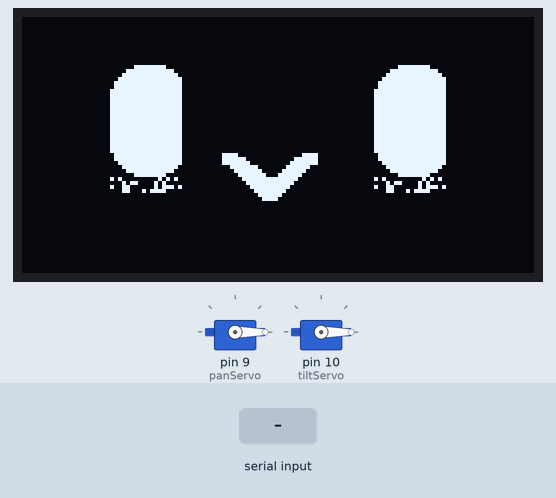
The sketch below on a simulated Arduino Uno, built with avr-gcc and run on an emulated ATmega328P. Parts: 128×64 one-colour display, 2 × servo. Inputs (shaded band) come from the test bench. Random numbers use the default seed unless the sketch sets one; what the sketch prints to the serial monitor is not drawn.

Above: at 1.2 s.
1.3 s: "PERSON\n" received over the second serial link
At 3.37 s:
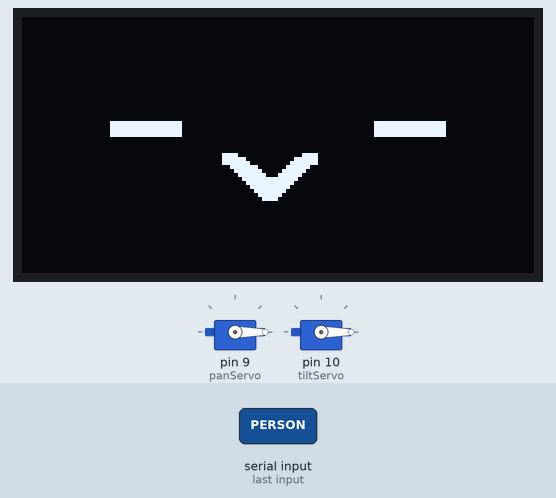
4.3 s: "1\n" received over the second serial link
At 31.1 s:
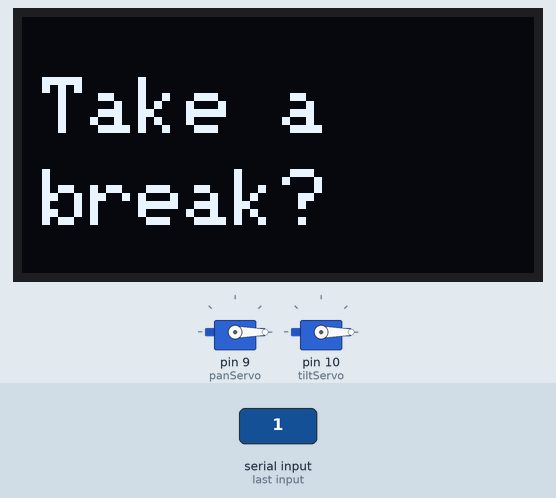
Timing chart, 0 to 31.5 s (numbered marks = the images above; inputs shaded):
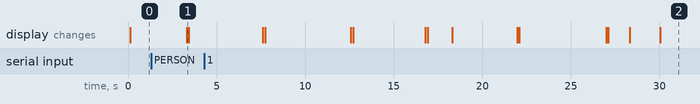

The sketch:

arduino_nano1.ino
```cpp
#include <SPI.h>
#include <Wire.h>
#include <Adafruit_GFX.h>
#include <Adafruit_SSD1306.h>
#include <Servo.h>
#include <SoftwareSerial.h>


#define SCREEN_WIDTH 128
#define SCREEN_HEIGHT 64
#define OLED_RESET     -1
#define SCREEN_ADDRESS 0x3C

// Camera TX -> D2
SoftwareSerial CameraSerial(2, 3);


Servo panServo;   // Servo for horizontal movement (Left/Right)  pin 9
Servo tiltServo;  // Servo for vertical movement (Up/Down)       pin 10


enum Expression {
  HAPPY,
  SAD,
  ANGRY,
  SURPRISED,
  NUM_EXPRESSIONS
};

// Simplified sub-states for the active idle loop
enum IdleState {
  IDLE_NORMAL_SMILE,
  IDLE_BLUSHING
};

Expression currentExpression = HAPPY;
IdleState currentIdleState = IDLE_NORMAL_SMILE;

unsigned long nextBlinkTime = 0;
unsigned long blinkEndTime = 0;
bool isBlinking = false;

unsigned long nextIdleBehaviorTime = 0;

bool lastButtonState = HIGH;
unsigned long lastDebounceTime = 0;
const unsigned long DEBOUNCE_DELAY = 50;

Adafruit_SSD1306 display(SCREEN_WIDTH, SCREEN_HEIGHT, &Wire, OLED_RESET);

// --- RESTORED ORIGINAL EYE BITMAPS (18x32 px) ---
const unsigned char PROGMEM eye_normal[] = {
  0x03, 0xfc, 0x00, 0x0f, 0xff, 0x00, 0x1f, 0xff, 0x80, 0x3f, 0xff, 0xc0,
  0x7f, 0xff, 0xe0, 0x7f, 0xff, 0xe0, 0xff, 0xff, 0xf0, 0xff, 0xff, 0xf0,
  0xff, 0xff, 0xf0, 0xff, 0xff, 0xf0, 0xff, 0xff, 0xf0, 0xff, 0xff, 0xf0,
  0xff, 0xff, 0xf0, 0xff, 0xff, 0xf0, 0xff, 0xff, 0xf0, 0xff, 0xff, 0xf0,
  0xff, 0xff, 0xf0, 0xff, 0xff, 0xf0, 0xff, 0xff, 0xf0, 0xff, 0xff, 0xf0,
  0xff, 0xff, 0xf0, 0xff, 0xff, 0xf0, 0x7f, 0xff, 0xe0, 0x7f, 0xff, 0xe0,
  0x3f, 0xff, 0xc0, 0x1f, 0xff, 0x80, 0x0f, 0xff, 0x00, 0x03, 0xfc, 0x00
};

const unsigned char PROGMEM eye_closed_left[] = {
  0xfe, 0x00, 0x00, 0xff, 0x80, 0x00, 0xff, 0xe0, 0x00, 0x3f, 0xf8, 0x00,
  0x0f, 0xfe, 0x00, 0x03, 0xff, 0x80, 0x00, 0xff, 0xe0, 0x00, 0x7f, 0xf8,
  0x00, 0x3f, 0xfe, 0x00, 0x1f, 0xff, 0x00, 0x1f, 0xff, 0x00, 0x3f, 0xfe,
  0x00, 0xff, 0xf8, 0x01, 0xff, 0xf0, 0x03, 0xff, 0xe0, 0x07, 0xff, 0xc0,
  0x0f, 0xff, 0x80, 0x0f, 0xff, 0x00, 0x0f, 0xfe, 0x00, 0x07, 0xfc, 0x00,
  0x03, 0xf8, 0x00, 0x01, 0xf0, 0x00, 0x00, 0xe0, 0x00, 0x00, 0x40, 0x00,
  0x00, 0x00, 0x00, 0x00, 0x00, 0x00, 0x00, 0x00, 0x00, 0x00, 0x00, 0x00
};


const unsigned char PROGMEM eye_closed_right[] = {
  0x00, 0x00, 0x7f, 0x00, 0x01, 0xff, 0x00, 0x07, 0xff, 0x00, 0x1f, 0xfc,
  0x00, 0x7f, 0xf0, 0x01, 0xff, 0xc0, 0x07, 0xff, 0x00, 0x1f, 0xfe, 0x00,
  0x7f, 0xfc, 0x00, 0xff, 0xf8, 0x00, 0xff, 0xf8, 0x00, 0x7f, 0xfc, 0x00,
  0x1f, 0xff, 0x00, 0x0f, 0xff, 0x80, 0x07, 0xff, 0xc0, 0x03, 0xff, 0xe0,
  0x01, 0xff, 0xf0, 0x00, 0xff, 0xf0, 0x00, 0x7f, 0xf0, 0x00, 0x3f, 0xe0,
  0x00, 0x1f, 0xc0, 0x00, 0x0f, 0x80, 0x00, 0x07, 0x00, 0x00, 0x02, 0x00,
  0x00, 0x00, 0x00, 0x00, 0x00, 0x00, 0x00, 0x00, 0x00, 0x00, 0x00, 0x00
};

// Left Eye - Open glare, slanting downwards to the inner right corner
const unsigned char PROGMEM eye_angry_left[] = {
  0x00, 0x00, 0x00, 0x00, 0x00, 0x00, 0x00, 0x00, 0x00, 0x00, 0x00, 0x00,
  0x00, 0x00, 0x00, 0x00, 0x00, 0x00, 0x00, 0x00, 0x00, 0x00, 0x00, 0x00,
  0x00, 0x00, 0x00, 0x00, 0x00, 0x00, 0x04, 0x00, 0x00, 0x0f, 0x00, 0x00,
  0x0f, 0xe0, 0x00, 0x0f, 0xfc, 0x00, 0x0f, 0xc7, 0x00, 0x1f, 0x83, 0xe0,
  0x0f, 0x83, 0xf8, 0x0f, 0x83, 0xf8, 0x0f, 0xc7, 0xf8, 0x0f, 0xff, 0xf8,
  0x07, 0xff, 0xf0, 0x03, 0xff, 0xe0, 0x01, 0xff, 0xc0, 0x00, 0xff, 0x80,
  0x00, 0x08, 0x00, 0x00, 0x00, 0x00, 0x00, 0x00, 0x00, 0x00, 0x00, 0x00
};

// Right Eye - Open glare, slanting downwards to the inner left corner
const unsigned char PROGMEM eye_angry_right[] = {
  0x00, 0x00, 0x00, 0x00, 0x00, 0x00, 0x00, 0x00, 0x00, 0x00, 0x00, 0x00,
  0x00, 0x00, 0x00, 0x00, 0x00, 0x00, 0x00, 0x00, 0x00, 0x00, 0x00, 0x00,
  0x00, 0x00, 0x00, 0x00, 0x00, 0x00, 0x00, 0x00, 0x30, 0x00, 0x00, 0xf8,
  0x00, 0x07, 0xf8, 0x00, 0x3f, 0xf8, 0x00, 0xe3, 0xf8, 0x07, 0xc1, 0xfc,
  0x0f, 0xc1, 0xf8, 0x0f, 0xc1, 0xf8, 0x0f, 0xe3, 0xf8, 0x0f, 0xff, 0xf8,
  0x07, 0xff, 0xf0, 0x03, 0xff, 0xe0, 0x01, 0xff, 0xc0, 0x00, 0xff, 0x80,
  0x00, 0x08, 0x00, 0x00, 0x00, 0x00, 0x00, 0x00, 0x00, 0x00, 0x00, 0x00
};


const unsigned char PROGMEM eye_sad_left[] = {
  0x00, 0x1c, 0x00, 0x00, 0x7f, 0x00, 0x00, 0xff, 0x80, 0x01, 0xff, 0xc0,
  0x03, 0xff, 0xe0, 0x07, 0xff, 0xf0, 0x0f, 0xff, 0xf0, 0x1f, 0xff, 0xf0,
  0x3f, 0xff, 0xf0, 0x7f, 0xff, 0xf0, 0xff, 0xff, 0xf0, 0xff, 0xff, 0xf0,
  0xff, 0xff, 0xf0, 0xff, 0xff, 0xf0, 0xff, 0xff, 0xf0, 0xff, 0xff, 0xf0,
  0xff, 0xff, 0xf0, 0xff, 0xff, 0xf0, 0xff, 0xff, 0xf0, 0xff, 0xff, 0xf0,
  0xff, 0xff, 0xf0, 0xff, 0xff, 0xf0, 0x7f, 0xff, 0xe0, 0x7f, 0xff, 0xe0,
  0x3f, 0xff, 0xc0, 0x1f, 0xff, 0x80, 0x0f, 0xff, 0x00, 0x03, 0xfc, 0x00
};

const unsigned char PROGMEM eye_sad_right[] = {
  0x03, 0x80, 0x00, 0x0f, 0xe0, 0x00, 0x1f, 0xf8, 0x00, 0x3f, 0xfc, 0x00,
  0x7f, 0xfe, 0x00, 0xff, 0xff, 0x00, 0xff, 0xff, 0x80, 0xff, 0xff, 0xc0,
  0xff, 0xff, 0xe0, 0xff, 0xff, 0xf0, 0xff, 0xff, 0xf0, 0xff, 0xff, 0xf0,
  0xff, 0xff, 0xf0, 0xff, 0xff, 0xf0, 0xff, 0xff, 0xf0, 0xff, 0xff, 0xf0,
  0xff, 0xff, 0xf0, 0xff, 0xff, 0xf0, 0xff, 0xff, 0xf0, 0xff, 0xff, 0xf0,
  0xff, 0xff, 0xf0, 0xff, 0xff, 0xf0, 0x7f, 0xff, 0xe0, 0x7f, 0xff, 0xe0,
  0x3f, 0xff, 0xc0, 0x1f, 0xff, 0x80, 0x0f, 0xff, 0x00, 0x03, 0xfc, 0x00
};

const unsigned char PROGMEM eye_surprised[] = {
  0x01, 0xf8, 0x00, 0x07, 0xfe, 0x00, 0x0f, 0xff, 0x00, 0x1f, 0xff, 0x80,
  0x3f, 0xff, 0xc0, 0x3f, 0xff, 0xc0, 0x7f, 0xff, 0xe0, 0x7f, 0xff, 0xe0,
  0x7f, 0xff, 0xe0, 0x7f, 0xff, 0xe0, 0x7f, 0xff, 0xe0, 0x7f, 0xff, 0xe0,
  0x7f, 0xff, 0xe0, 0x7f, 0xff, 0xe0, 0x7f, 0xff, 0xe0, 0x7f, 0xff, 0xe0,
  0x3f, 0xff, 0xc0, 0x3f, 0xff, 0xc0, 0x1f, 0xff, 0x80, 0x0f, 0xff, 0x00,
  0x07, 0xfe, 0x00, 0x01, 0xf8, 0x00
};

// --- CLEAN BITMAP MOUTHS ---
// 1. Smile Mouth (28x12 px)
const unsigned char PROGMEM mouth_smile_large[] = {
  0xf0, 0x00, 0x0f, 0x00, 0xfc, 0x00, 0x3f, 0x00, 0xfe, 0x00, 0x7f, 0x00,
  0x3f, 0x80, 0xfc, 0x00, 0x1f, 0xc1, 0xf8, 0x00, 0x0f, 0xe3, 0xf0, 0x00,
  0x07, 0xff, 0xe0, 0x00, 0x03, 0xff, 0xc0, 0x00, 0x01, 0xff, 0x80, 0x00,
  0x00, 0xff, 0x00, 0x00, 0x00, 0x7e, 0x00, 0x00, 0x00, 0x3c, 0x00, 0x00
};

// 2. Sad Mouth (28x12 px)
const unsigned char PROGMEM mouth_sad_large[] = {
  0x00, 0x3c, 0x00, 0x00, 0x00, 0x7e, 0x00, 0x00, 0x00, 0xff, 0x00, 0x00,
  0x01, 0xff, 0x80, 0x00, 0x03, 0xff, 0xc0, 0x00, 0x07, 0xff, 0xe0, 0x00,
  0x0f, 0xe3, 0xf0, 0x00, 0x1f, 0xc1, 0xf8, 0x00, 0x3f, 0x80, 0xfc, 0x00,
  0xfe, 0x00, 0x7f, 0x00, 0xfc, 0x00, 0x3f, 0x00, 0xf0, 0x00, 0x0f, 0x00
};

// 3. Surprised Mouth (16x16 px)
const unsigned char PROGMEM mouth_open_large[] = {
  0x07, 0xe0, 0x1f, 0xf8, 0x3f, 0xfc, 0x7f, 0xfe, 0x7c, 0x3e, 0xf8, 0x1f,
  0xf8, 0x1f, 0xf8, 0x1f, 0xf8, 0x1f, 0xf8, 0x1f, 0xf8, 0x1f, 0x7c, 0x3e,
  0x7f, 0xfe, 0x3f, 0xfc, 0x1f, 0xf8, 0x07, 0xe0
};


// ----------------------
// Servo Settings
// ----------------------

const int PAN_CENTER = 0;
const int TILT_CENTER = 0;

const int PAN_LEFT = -20;
const int PAN_RIGHT = 20;

const int TILT_UP = -20;
const int TILT_DOWN = 20;


// ----------------------------
// Reminder System
// ----------------------------

// ===== Variables =====
const unsigned long REMINDER_INTERVAL = 30000;   // every 30 seconds
const unsigned long REMINDER_DURATION = 5000;    // show for 5 seconds

String reminders[] =
{
  "Take a break?",
  "Sip time!",
  "Let's do this!"
};

const int totalReminders = sizeof(reminders) / sizeof(reminders[0]);

int reminderIndex = 0;

bool showingReminder = false;

unsigned long lastReminderTime = 0;
unsigned long reminderStartTime = 0;


void setup() {
  Serial.begin(9600);
  CameraSerial.begin(9600);

  if(!display.begin(SSD1306_SWITCHCAPVCC, SCREEN_ADDRESS)) {
    Serial.println(F("SSD1306 allocation failed"));
    for(;;);
  }
  display.begin(SSD1306_SWITCHCAPVCC, SCREEN_ADDRESS);
  display.setTextColor(SSD1306_WHITE);
  display.setTextWrap(false);

  display.clearDisplay();
  display.display();

  randomSeed(analogRead(A0));

  nextBlinkTime = millis() + random(2000, 4000);
  nextIdleBehaviorTime = millis() + random(3000, 6000);


  //  Setting up Servos
  panServo.attach(9);   // Connect Pan servo to Pin 9
  tiltServo.attach(10);  // Connect Tilt servo to Pin 10


  // panServo.write(PAN_CENTER);
  // tiltServo.write(TILT_CENTER);

  // // Shake 3 times
  // for (int i = 0; i < 2; i++)
  // {
  //   panServo.write(LEFT);
  //   delay(180);

  //   panServo.write(RIGHT);
  //   delay(180);
  // }

  // // Return to center
  // panServo.write(CENTER);
  // delay(150);

  // panServo.write(PAN_CENTER);
  // delay(200);

  // Excited spinning movement
    //Look left + tilt up
    panServo.write(-20);
    tiltServo.write(-20);
    // delay(200);


    // Look right + tilt down
    // panServo.write(PAN_RIGHT);
    // tiltServo.write(TILT_DOWN);
    // delay(200);


  // Happy little wiggle
  // for (int i = 0; i < 4; i++)
  // {
  //   panServo.write(-15);
  //   tiltServo.write(-10);
  //   delay(120);

  //   panServo.write(15);
  //   tiltServo.write(10);
  //   delay(120);
  // }


  // Return to normal
  panServo.write(PAN_CENTER);
  tiltServo.write(TILT_CENTER);
}


void manageBlinkTimer() {
  unsigned long currentTime = millis();

  if (!isBlinking && currentTime >= nextBlinkTime) {
    isBlinking = true;
    blinkEndTime = currentTime + 130;
  }
  else if (isBlinking && currentTime >= blinkEndTime) {
    isBlinking = false;
    nextBlinkTime = currentTime + random(3000, 6000);
  }
}


void manageIdleAnimations() {
  if (currentExpression != HAPPY) return;

  unsigned long currentTime = millis();

  if (currentTime >= nextIdleBehaviorTime) {
    // Alternates strictly between Normal Smile (0) and Blushing (1)
    int randPick = random(0, 2);
    currentIdleState = (IdleState)randPick;
    nextIdleBehaviorTime = currentTime + random(3000, 6000);
  }
}


void renderCurrentFace() {
  display.clearDisplay();

  // 1. DRAW EYES
  if (isBlinking) {
    display.fillRect(22, 26, 18, 4, SSD1306_WHITE);
    display.fillRect(88, 26, 18, 4, SSD1306_WHITE);
  }
  else {
    switch (currentExpression) {
      case HAPPY:
        display.drawBitmap(22, 12, eye_normal, 18, 32, SSD1306_WHITE);
        display.drawBitmap(88, 12, eye_normal, 18, 32, SSD1306_WHITE);
        break;

      case SAD:
        display.drawBitmap(22, 12, eye_sad_left, 18, 32, SSD1306_WHITE);
        display.drawBitmap(88, 12, eye_sad_right, 18, 32, SSD1306_WHITE);
        break;

      case ANGRY:
        display.drawBitmap(22, 12, eye_angry_left, 18, 32, SSD1306_WHITE);
        display.drawBitmap(88, 12, eye_angry_right, 18, 32, SSD1306_WHITE);
        break;

      case SURPRISED:
        display.drawBitmap(19, 16, eye_surprised, 24, 24, SSD1306_WHITE);
        display.drawBitmap(85, 16, eye_surprised, 24, 24, SSD1306_WHITE);
        break;
    }
  }

  // 2. DRAW IDLE BLUSH LINES
  if (currentExpression == HAPPY && currentIdleState == IDLE_BLUSHING && !isBlinking) {
    display.drawFastHLine(12, 46, 6, SSD1306_WHITE);
    display.drawFastHLine(14, 49, 6, SSD1306_WHITE);
    display.drawFastHLine(110, 46, 6, SSD1306_WHITE);
    display.drawFastHLine(108, 49, 6, SSD1306_WHITE);
  }

  // 3. DRAW MOUTHS
  switch (currentExpression) {
    case HAPPY:
    case ANGRY:
      display.drawBitmap(50, 34, mouth_smile_large, 28, 12, SSD1306_WHITE);
      break;

    case SAD:
      display.drawBitmap(50, 36, mouth_sad_large, 28, 12, SSD1306_WHITE);
      break;

    case SURPRISED:
      display.drawBitmap(56, 34, mouth_open_large, 16, 16, SSD1306_WHITE);
      break;
  }

  display.display();
}


void startReminder()
{
  showingReminder = true;
  reminderStartTime = millis();

  Serial.print("Showing: ");
  Serial.println(reminders[reminderIndex]);
}

void manageReminder()
{
  if (!showingReminder) return;

  if (millis() - reminderStartTime >= REMINDER_DURATION)
  {
    showingReminder = false;

    reminderIndex++;

    if (reminderIndex >= totalReminders)
      reminderIndex = 0;
  }
}

void manageReminderTimer()
{
  if (showingReminder) return;

  if (millis() - lastReminderTime >= REMINDER_INTERVAL)
  {
    lastReminderTime = millis();
    startReminder();
  }
}


void renderReminder()
{
  display.clearDisplay();
  display.setTextColor(SSD1306_WHITE);
  display.setTextSize(2);

  switch (reminderIndex)
  {
    case 0:
      display.setCursor(5,15);
      display.println("Take a");
      display.setCursor(5,38);
      display.println("break?");
      break;

    case 1:
      display.setCursor(8,25);
      display.println("Sip time!");
      break;

    case 2:
      display.setCursor(5,15);
      display.println("Let's");
      display.setCursor(5,38);
      display.println("do this!");
      break;
  }

  display.display();
}

void loop()
{
  manageBlinkTimer();
  manageIdleAnimations();

  manageReminderTimer();
  manageReminder();

  if (showingReminder)
  {
    renderReminder();
  }else{

    renderCurrentFace();
  }

  if (CameraSerial.available()) {
    String msg = CameraSerial.readStringUntil('\n');
    Serial.println(msg);

    if (msg == "PERSON") {
      // Do something
    }
  }
}
```
